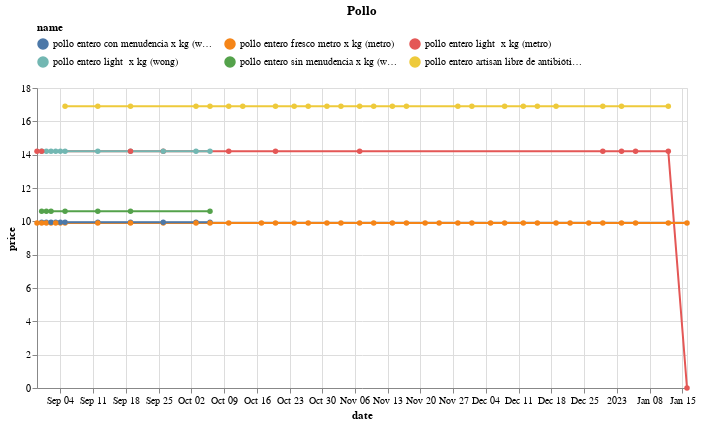

The notebook cell this image was saved under:
### Code cell
(df
 .loc[df.name.isin(names)]
 .pipe(alt.Chart)
 .mark_line(point=True)
 .encode(x='date', y='price', color='name', tooltip=['name','price'])
 .properties(width=650, title='Pollo')
 .configure_legend(orient='top', columns=3)
)

### Figure 1 — Vega-Lite specification as saved in the notebook (floating-point values rounded to 4 significant figures)
{"config": {"view": {"continuousWidth": 400, "continuousHeight": 300}, "legend": {"columns": 3, "orient": "top"}}, "data": {"name": "data-37c2605a4662757e7178608105432ed3"}, "mark": {"type": "line", "point": true}, "encoding": {"color": {"field": "name", "type": "nominal"}, "tooltip": [{"field": "name", "type": "nominal"}, {"field": "price", "type": "quantitative"}], "x": {"field": "date", "type": "temporal"}, "y": {"field": "price", "type": "quantitative"}}, "title": "Pollo", "width": 650, "$schema": "https://vega.github.io/schema/vega-lite/v4.17.0.json", "datasets": {"data-37c2605a4662757e7178608105432ed3": [{"brand": "Genérico", "uri": "https://www.metro.pe/pollo-entero-light-x-kg-227878/p", "name": "pollo entero light  x kg (metro)", "price": 14.2, "category": "https://www.metro.pe/carnes-aves-y-pescados/aves-y-huevos/pollo-entero", "store": "metro", "date": "2022-09-26T00:00:00", "sku": 3846}, {"brand": "Metro", "uri": "https://www.metro.pe/pollo-entero-fresco-metro-x-kg-26334/p", "name": "pollo entero fresco metro x kg (metro)", "price": 9.9, "category": "https://www.metro.pe/carnes-aves-y-pescados/aves-y-huevos/pollo-entero", "store": "metro", "date": "2022-09-26T00:00:00", "sku": 35350}, {"brand": "ARTISAN", "uri": "https://www.plazavea.com.pe/pollo-entero-artisan-libre-de-antibioticos-x-kg/p", "name": "pollo entero artisan libre de antibióticos x kg (plaza_vea)", "price": 16.9, "category": "https://www.plazavea.com.pe/carnes-aves-y-pescados", "store": "plaza_vea", "date": "2022-10-27T00:00:00", "sku": 10171146}, {"brand": "Genérico", "uri": "https://www.wong.pe/pollo-entero-light-x-kg-227878/p", "name": "pollo entero light  x kg (wong)", "price": 14.2, "category": "https://www.wong.pe/carnes-aves-y-pescados/aves-y-huevos/pollo-entero", "store": "wong", "date": "2022-09-26T00:00:00", "sku": 3846}, {"brand": "Genérico", "uri": "https://www.wong.pe/pollo-entero-con-menudencia-x-kg-227460-2/p", "name": "pollo entero con menudencia x kg (wong)", "price": 9.95, "category": "https://www.wong.pe/carnes-aves-y-pescados/aves-y-huevos/pollo-entero", "store": "wong", "date": "2022-09-26T00:00:00", "sku": 3844}, {"brand": "Metro", "uri": "https://www.metro.pe/pollo-entero-fresco-metro-x-kg-26334/p", "name": "pollo entero fresco metro x kg (metro)", "price": 9.9, "category": "https://www.metro.pe/carnes-aves-y-pescados/aves-y-huevos/pollo-entero", "store": "metro", "date": "2022-08-30T00:00:00", "sku": 35350}, {"brand": "Genérico", "uri": "https://www.metro.pe/pollo-entero-light-x-kg-227878/p", "name": "pollo entero light  x kg (metro)", "price": 14.2, "category": "https://www.metro.pe/carnes-aves-y-pescados/aves-y-huevos/pollo-entero", "store": "metro", "date": "2022-08-30T00:00:00", "sku": 3846}, {"brand": "Genérico", "uri": "https://www.wong.pe/pollo-entero-light-x-kg-227878/p", "name": "pollo entero light  x kg (wong)", "price": 14.2, "category": "https://www.wong.pe/carnes-aves-y-pescados/aves-y-huevos/pollo-entero", "store": "wong", "date": "2022-10-06T00:00:00", "sku": 3846}, {"brand": "Genérico", "uri": "https://www.wong.pe/pollo-entero-sin-menudencia-x-kg-227834/p", "name": "pollo entero sin menudencia x kg (wong)", "price": 10.6, "category": "https://www.wong.pe/carnes-aves-y-pescados/aves-y-huevos/pollo-entero", "store": "wong", "date": "2022-10-06T00:00:00", "sku": 3845}, {"brand": "Genérico", "uri": "https://www.wong.pe/pollo-entero-con-menudencia-x-kg-227460-2/p", "name": "pollo entero con menudencia x kg (wong)", "price": 9.95, "category": "https://www.wong.pe/carnes-aves-y-pescados/aves-y-huevos/pollo-entero", "store": "wong", "date": "2022-10-06T00:00:00", "sku": 3844}, {"brand": "Genérico", "uri": "https://www.wong.pe/pollo-entero-light-x-kg-227878/p", "name": "pollo entero light  x kg (wong)", "price": 14.2, "category": "https://www.wong.pe/carnes-aves-y-pescados/aves-y-huevos/pollo-entero", "store": "wong", "date": "2022-09-01T00:00:00", "sku": 3846}, {"brand": "Genérico", "uri": "https://www.wong.pe/pollo-entero-con-menudencia-x-kg-227460-2/p", "name": "pollo entero con menudencia x kg (wong)", "price": 9.95, "category": "https://www.wong.pe/carnes-aves-y-pescados/aves-y-huevos/pollo-entero", "store": "wong", "date": "2022-09-01T00:00:00", "sku": 3844}, {"brand": "Genérico", "uri": "https://www.wong.pe/pollo-entero-sin-menudencia-x-kg-227834/p", "name": "pollo entero sin menudencia x kg (wong)", "price": 10.6, "category": "https://www.wong.pe/carnes-aves-y-pescados/aves-y-huevos/pollo-entero", "store": "wong", "date": "2022-09-01T00:00:00", "sku": 3845}, {"brand": "ARTISAN", "uri": "https://www.plazavea.com.pe/pollo-entero-artisan-libre-de-antibioticos-x-kg/p", "name": "pollo entero artisan libre de antibióticos x kg (plaza_vea)", "price": 16.9, "category": "https://www.plazavea.com.pe/carnes-aves-y-pescados", "store": "plaza_vea", "date": "2022-11-14T00:00:00", "sku": 10171146}, {"brand": "Genérico", "uri": "https://www.wong.pe/pollo-entero-light-x-kg-227878/p", "name": "pollo entero light  x kg (wong)", "price": 14.2, "category": "https://www.wong.pe/carnes-aves-y-pescados/aves-y-huevos/pollo-entero", "store": "wong", "date": "2022-10-03T00:00:00", "sku": 3846}, {"brand": "Genérico", "uri": "https://www.wong.pe/pollo-entero-con-menudencia-x-kg-227460-2/p", "name": "pollo entero con menudencia x kg (wong)", "price": 9.95, "category": "https://www.wong.pe/carnes-aves-y-pescados/aves-y-huevos/pollo-entero", "store": "wong", "date": "2022-10-03T00:00:00", "sku": 3844}, {"brand": "ARTISAN", "uri": "https://www.plazavea.com.pe/pollo-entero-artisan-libre-de-antibioticos-x-kg/p", "name": "pollo entero artisan libre de antibióticos x kg (plaza_vea)", "price": 16.9, "category": "https://www.plazavea.com.pe/carnes-aves-y-pescados", "store": "plaza_vea", "date": "2022-10-13T00:00:00", "sku": 10171146}, {"brand": "Metro", "uri": "https://www.metro.pe/pollo-entero-fresco-metro-x-kg-26334/p", "name": "pollo entero fresco metro x kg (metro)", "price": 9.9, "category": "https://www.metro.pe/carnes-aves-y-pescados/aves-y-huevos/pollo-entero", "store": "metro", "date": "2022-11-24T00:00:00", "sku": 35350}, {"brand": "Metro", "uri": "https://www.metro.pe/pollo-entero-fresco-metro-x-kg-26334/p", "name": "pollo entero fresco metro x kg (metro)", "price": 9.9, "category": "https://www.metro.pe/carnes-aves-y-pescados/aves-y-huevos/pollo-entero", "store": "metro", "date": "2022-10-20T00:00:00", "sku": 35350}, {"brand": "Genérico", "uri": "https://www.metro.pe/pollo-entero-light-x-kg-227878/p", "name": "pollo entero light  x kg (metro)", "price": 14.2, "category": "https://www.metro.pe/carnes-aves-y-pescados/aves-y-huevos/pollo-entero", "store": "metro", "date": "2022-10-20T00:00:00", "sku": 3846}, {"brand": "Genérico", "uri": "https://www.wong.pe/pollo-entero-con-menudencia-x-kg-227460-2/p", "name": "pollo entero con menudencia x kg (wong)", "price": 9.95, "category": "https://www.wong.pe/carnes-aves-y-pescados/aves-y-huevos/pollo-entero", "store": "wong", "date": "2022-08-31T00:00:00", "sku": 3844}, {"brand": "Genérico", "uri": "https://www.wong.pe/pollo-entero-light-x-kg-227878/p", "name": "pollo entero light  x kg (wong)", "price": 14.2, "category": "https://www.wong.pe/carnes-aves-y-pescados/aves-y-huevos/pollo-entero", "store": "wong", "date": "2022-08-31T00:00:00", "sku": 3846}, {"brand": "Genérico", "uri": "https://www.wong.pe/pollo-entero-sin-menudencia-x-kg-227834/p", "name": "pollo entero sin menudencia x kg (wong)", "price": 10.6, "category": "https://www.wong.pe/carnes-aves-y-pescados/aves-y-huevos/pollo-entero", "store": "wong", "date": "2022-08-31T00:00:00", "sku": 3845}, {"brand": "Metro", "uri": "https://www.metro.pe/pollo-entero-fresco-metro-x-kg-26334/p", "name": "pollo entero fresco metro x kg (metro)", "price": 9.9, "category": "https://www.metro.pe/carnes-aves-y-pescados/aves-y-huevos/pollo-entero", "store": "metro", "date": "2022-10-27T00:00:00", "sku": 35350}, {"brand": "Metro", "uri": "https://www.metro.pe/pollo-entero-fresco-metro-x-kg-26334/p", "name": "pollo entero fresco metro x kg (metro)", "price": 9.9, "category": "https://www.metro.pe/carnes-aves-y-pescados/aves-y-huevos/pollo-entero", "store": "metro", "date": "2022-12-08T00:00:00", "sku": 35350}, {"brand": "ARTISAN", "uri": "https://www.plazavea.com.pe/pollo-entero-artisan-libre-de-antibioticos-x-kg/p", "name": "pollo entero artisan libre de antibióticos x kg (plaza_vea)", "price": 16.9, "category": "https://www.plazavea.com.pe/carnes-aves-y-pescados", "store": "plaza_vea", "date": "2022-09-12T00:00:00", "sku": 10171146}, {"brand": "Genérico", "uri": "https://www.metro.pe/pollo-entero-light-x-kg-227878/p", "name": "pollo entero light  x kg (metro)", "price": 14.2, "category": "https://www.metro.pe/carnes-aves-y-pescados/aves-y-huevos/pollo-entero", "store": "metro", "date": "2023-01-12T00:00:00", "sku": 3846}, {"brand": "Metro", "uri": "https://www.metro.pe/pollo-entero-fresco-metro-x-kg-26334/p", "name": "pollo entero fresco metro x kg (metro)", "price": 9.9, "category": "https://www.metro.pe/carnes-aves-y-pescados/aves-y-huevos/pollo-entero", "store": "metro", "date": "2023-01-12T00:00:00", "sku": 35350}, {"brand": "Genérico", "uri": "https://www.wong.pe/pollo-entero-light-x-kg-227878/p", "name": "pollo entero light  x kg (wong)", "price": 14.2, "category": "https://www.wong.pe/carnes-aves-y-pescados/aves-y-huevos/pollo-entero", "store": "wong", "date": "2022-09-12T00:00:00", "sku": 3846}, {"brand": "Genérico", "uri": "https://www.wong.pe/pollo-entero-con-menudencia-x-kg-227460-2/p", "name": "pollo entero con menudencia x kg (wong)", "price": 9.95, "category": "https://www.wong.pe/carnes-aves-y-pescados/aves-y-huevos/pollo-entero", "store": "wong", "date": "2022-09-12T00:00:00", "sku": 3844}, {"brand": "Genérico", "uri": "https://www.wong.pe/pollo-entero-sin-menudencia-x-kg-227834/p", "name": "pollo entero sin menudencia x kg (wong)", "price": 10.6, "category": "https://www.wong.pe/carnes-aves-y-pescados/aves-y-huevos/pollo-entero", "store": "wong", "date": "2022-09-12T00:00:00", "sku": 3845}, {"brand": "ARTISAN", "uri": "https://www.plazavea.com.pe/pollo-entero-artisan-libre-de-antibioticos-x-kg/p", "name": "pollo entero artisan libre de antibióticos x kg (plaza_vea)", "price": 16.9, "category": "https://www.plazavea.com.pe/carnes-aves-y-pescados", "store": "plaza_vea", "date": "2022-10-06T00:00:00", "sku": 10171146}, {"brand": "Genérico", "uri": "https://www.metro.pe/pollo-entero-light-x-kg-227878/p", "name": "pollo entero light  x kg (metro)", "price": 0.0, "category": "https://www.metro.pe/carnes-aves-y-pescados/aves-y-huevos/pollo-entero", "store": "metro", "date": "2023-01-16T00:00:00", "sku": 3846}, {"brand": "Metro", "uri": "https://www.metro.pe/pollo-entero-fresco-metro-x-kg-26334/p", "name": "pollo entero fresco metro x kg (metro)", "price": 9.9, "category": "https://www.metro.pe/carnes-aves-y-pescados/aves-y-huevos/pollo-entero", "store": "metro", "date": "2023-01-16T00:00:00", "sku": 35350}, {"brand": "Genérico", "uri": "https://www.metro.pe/pollo-entero-light-x-kg-227878/p", "name": "pollo entero light  x kg (metro)", "price": 14.2, "category": "https://www.metro.pe/carnes-aves-y-pescados/aves-y-huevos/pollo-entero", "store": "metro", "date": "2023-01-05T00:00:00", "sku": 3846}, {"brand": "Metro", "uri": "https://www.metro.pe/pollo-entero-fresco-metro-x-kg-26334/p", "name": "pollo entero fresco metro x kg (metro)", "price": 9.9, "category": "https://www.metro.pe/carnes-aves-y-pescados/aves-y-huevos/pollo-entero", "store": "metro", "date": "2023-01-05T00:00:00", "sku": 35350}, {"brand": "Metro", "uri": "https://www.metro.pe/pollo-entero-fresco-metro-x-kg-26334/p", "name": "pollo entero fresco metro x kg (metro)", "price": 9.9, "category": "https://www.metro.pe/carnes-aves-y-pescados/aves-y-huevos/pollo-entero", "store": "metro", "date": "2022-11-14T00:00:00", "sku": 35350}, {"brand": "ARTISAN", "uri": "https://www.plazavea.com.pe/pollo-entero-artisan-libre-de-antibioticos-x-kg/p", "name": "pollo entero artisan libre de antibióticos x kg (plaza_vea)", "price": 16.9, "category": "https://www.plazavea.com.pe/carnes-aves-y-pescados", "store": "plaza_vea", "date": "2022-10-10T00:00:00", "sku": 10171146}, {"brand": "Metro", "uri": "https://www.metro.pe/pollo-entero-fresco-metro-x-kg-26334/p", "name": "pollo entero fresco metro x kg (metro)", "price": 9.9, "category": "https://www.metro.pe/carnes-aves-y-pescados/aves-y-huevos/pollo-entero", "store": "metro", "date": "2022-09-04T00:00:00", "sku": 35350}, {"brand": "Metro", "uri": "https://www.metro.pe/pollo-entero-fresco-metro-x-kg-26334/p", "name": "pollo entero fresco metro x kg (metro)", "price": 9.9, "category": "https://www.metro.pe/carnes-aves-y-pescados/aves-y-huevos/pollo-entero", "store": "metro", "date": "2022-12-05T00:00:00", "sku": 35350}, {"brand": "Metro", "uri": "https://www.metro.pe/pollo-entero-fresco-metro-x-kg-26334/p", "name": "pollo entero fresco metro x kg (metro)", "price": 9.9, "category": "https://www.metro.pe/carnes-aves-y-pescados/aves-y-huevos/pollo-entero", "store": "metro", "date": "2022-08-31T00:00:00", "sku": 35350}, {"brand": "Genérico", "uri": "https://www.metro.pe/pollo-entero-light-x-kg-227878/p", "name": "pollo entero light  x kg (metro)", "price": 14.2, "category": "https://www.metro.pe/carnes-aves-y-pescados/aves-y-huevos/pollo-entero", "store": "metro", "date": "2022-08-31T00:00:00", "sku": 3846}, {"brand": "ARTISAN", "uri": "https://www.plazavea.com.pe/pollo-entero-artisan-libre-de-antibioticos-x-kg/p", "name": "pollo entero artisan libre de antibióticos x kg (plaza_vea)", "price": 16.9, "category": "https://www.plazavea.com.pe/carnes-aves-y-pescados", "store": "plaza_vea", "date": "2022-12-01T00:00:00", "sku": 10171146}, {"brand": "ARTISAN", "uri": "https://www.plazavea.com.pe/pollo-entero-artisan-libre-de-antibioticos-x-kg/p", "name": "pollo entero artisan libre de antibióticos x kg (plaza_vea)", "price": 16.9, "category": "https://www.plazavea.com.pe/carnes-aves-y-pescados", "store": "plaza_vea", "date": "2022-12-12T00:00:00", "sku": 10171146}, {"brand": "ARTISAN", "uri": "https://www.plazavea.com.pe/pollo-entero-artisan-libre-de-antibioticos-x-kg/p", "name": "pollo entero artisan libre de antibióticos x kg (plaza_vea)", "price": 16.9, "category": "https://www.plazavea.com.pe/carnes-aves-y-pescados", "store": "plaza_vea", "date": "2022-09-19T00:00:00", "sku": 10171146}, {"brand": "ARTISAN", "uri": "https://www.plazavea.com.pe/pollo-entero-artisan-libre-de-antibioticos-x-kg/p", "name": "pollo entero artisan libre de antibióticos x kg (plaza_vea)", "price": 16.9, "category": "https://www.plazavea.com.pe/carnes-aves-y-pescados", "store": "plaza_vea", "date": "2022-12-29T00:00:00", "sku": 10171146}, {"brand": "Metro", "uri": "https://www.metro.pe/pollo-entero-fresco-metro-x-kg-26334/p", "name": "pollo entero fresco metro x kg (metro)", "price": 9.9, "category": "https://www.metro.pe/carnes-aves-y-pescados/aves-y-huevos/pollo-entero", "store": "metro", "date": "2022-12-26T00:00:00", "sku": 35350}, {"brand": "ARTISAN", "uri": "https://www.plazavea.com.pe/pollo-entero-artisan-libre-de-antibioticos-x-kg/p", "name": "pollo entero artisan libre de antibióticos x kg (plaza_vea)", "price": 16.9, "category": "https://www.plazavea.com.pe/carnes-aves-y-pescados", "store": "plaza_vea", "date": "2023-01-02T00:00:00", "sku": 10171146}, {"brand": "Metro", "uri": "https://www.metro.pe/pollo-entero-fresco-metro-x-kg-26334/p", "name": "pollo entero fresco metro x kg (metro)", "price": 9.9, "category": "https://www.metro.pe/carnes-aves-y-pescados/aves-y-huevos/pollo-entero", "store": "metro", "date": "2022-12-15T00:00:00", "sku": 35350}, {"brand": "Metro", "uri": "https://www.metro.pe/pollo-entero-fresco-metro-x-kg-26334/p", "name": "pollo entero fresco metro x kg (metro)", "price": 9.9, "category": "https://www.metro.pe/carnes-aves-y-pescados/aves-y-huevos/pollo-entero", "store": "metro", "date": "2022-12-22T00:00:00", "sku": 35350}, {"brand": "Metro", "uri": "https://www.metro.pe/pollo-entero-fresco-metro-x-kg-26334/p", "name": "pollo entero fresco metro x kg (metro)", "price": 9.9, "category": "https://www.metro.pe/carnes-aves-y-pescados/aves-y-huevos/pollo-entero", "store": "metro", "date": "2022-09-05T00:00:00", "sku": 35350}, {"brand": "Metro", "uri": "https://www.metro.pe/pollo-entero-fresco-metro-x-kg-26334/p", "name": "pollo entero fresco metro x kg (metro)", "price": 9.9, "category": "https://www.metro.pe/carnes-aves-y-pescados/aves-y-huevos/pollo-entero", "store": "metro", "date": "2022-09-02T00:00:00", "sku": 35350}, {"brand": "ARTISAN", "uri": "https://www.plazavea.com.pe/pollo-entero-artisan-libre-de-antibioticos-x-kg/p", "name": "pollo entero artisan libre de antibióticos x kg (plaza_vea)", "price": 16.9, "category": "https://www.plazavea.com.pe/carnes-aves-y-pescados", "store": "plaza_vea", "date": "2022-12-15T00:00:00", "sku": 10171146}, {"brand": "Metro", "uri": "https://www.metro.pe/pollo-entero-fresco-metro-x-kg-26334/p", "name": "pollo entero fresco metro x kg (metro)", "price": 9.9, "category": "https://www.metro.pe/carnes-aves-y-pescados/aves-y-huevos/pollo-entero", "store": "metro", "date": "2022-10-24T00:00:00", "sku": 35350}, {"brand": "Metro", "uri": "https://www.metro.pe/pollo-entero-fresco-metro-x-kg-26334/p", "name": "pollo entero fresco metro x kg (metro)", "price": 9.9, "category": "https://www.metro.pe/carnes-aves-y-pescados/aves-y-huevos/pollo-entero", "store": "metro", "date": "2022-12-12T00:00:00", "sku": 35350}, {"brand": "Metro", "uri": "https://www.metro.pe/pollo-entero-fresco-metro-x-kg-26334/p", "name": "pollo entero fresco metro x kg (metro)", "price": 9.9, "category": "https://www.metro.pe/carnes-aves-y-pescados/aves-y-huevos/pollo-entero", "store": "metro", "date": "2022-09-12T00:00:00", "sku": 35350}, {"brand": "ARTISAN", "uri": "https://www.plazavea.com.pe/pollo-entero-artisan-libre-de-antibioticos-x-kg/p", "name": "pollo entero artisan libre de antibióticos x kg (plaza_vea)", "price": 16.9, "category": "https://www.plazavea.com.pe/carnes-aves-y-pescados", "store": "plaza_vea", "date": "2022-10-03T00:00:00", "sku": 10171146}, {"brand": "ARTISAN", "uri": "https://www.plazavea.com.pe/pollo-entero-artisan-libre-de-antibioticos-x-kg/p", "name": "pollo entero artisan libre de antibióticos x kg (plaza_vea)", "price": 16.9, "category": "https://www.plazavea.com.pe/carnes-aves-y-pescados", "store": "plaza_vea", "date": "2023-01-12T00:00:00", "sku": 10171146}, {"brand": "Genérico", "uri": "https://www.metro.pe/pollo-entero-light-x-kg-227878/p", "name": "pollo entero light  x kg (metro)", "price": 14.2, "category": "https://www.metro.pe/carnes-aves-y-pescados/aves-y-huevos/pollo-entero", "store": "metro", "date": "2022-12-29T00:00:00", "sku": 3846}, {"brand": "Metro", "uri": "https://www.metro.pe/pollo-entero-fresco-metro-x-kg-26334/p", "name": "pollo entero fresco metro x kg (metro)", "price": 9.9, "category": "https://www.metro.pe/carnes-aves-y-pescados/aves-y-huevos/pollo-entero", "store": "metro", "date": "2022-12-29T00:00:00", "sku": 35350}, {"brand": "Genérico", "uri": "https://www.wong.pe/pollo-entero-light-x-kg-227878/p", "name": "pollo entero light  x kg (wong)", "price": 14.2, "category": "https://www.wong.pe/carnes-aves-y-pescados/aves-y-huevos/pollo-entero", "store": "wong", "date": "2022-09-19T00:00:00", "sku": 3846}, {"brand": "Genérico", "uri": "https://www.wong.pe/pollo-entero-sin-menudencia-x-kg-227834/p", "name": "pollo entero sin menudencia x kg (wong)", "price": 10.6, "category": "https://www.wong.pe/carnes-aves-y-pescados/aves-y-huevos/pollo-entero", "store": "wong", "date": "2022-09-19T00:00:00", "sku": 3845}, {"brand": "Genérico", "uri": "https://www.wong.pe/pollo-entero-con-menudencia-x-kg-227460-2/p", "name": "pollo entero con menudencia x kg (wong)", "price": 9.95, "category": "https://www.wong.pe/carnes-aves-y-pescados/aves-y-huevos/pollo-entero", "store": "wong", "date": "2022-09-19T00:00:00", "sku": 3844}, {"brand": "Metro", "uri": "https://www.metro.pe/pollo-entero-fresco-metro-x-kg-26334/p", "name": "pollo entero fresco metro x kg (metro)", "price": 9.9, "category": "https://www.metro.pe/carnes-aves-y-pescados/aves-y-huevos/pollo-entero", "store": "metro", "date": "2022-11-10T00:00:00", "sku": 35350}, {"brand": "Genérico", "uri": "https://www.metro.pe/pollo-entero-light-x-kg-227878/p", "name": "pollo entero light  x kg (metro)", "price": 14.2, "category": "https://www.metro.pe/carnes-aves-y-pescados/aves-y-huevos/pollo-entero", "store": "metro", "date": "2023-01-02T00:00:00", "sku": 3846}, {"brand": "Metro", "uri": "https://www.metro.pe/pollo-entero-fresco-metro-x-kg-26334/p", "name": "pollo entero fresco metro x kg (metro)", "price": 9.9, "category": "https://www.metro.pe/carnes-aves-y-pescados/aves-y-huevos/pollo-entero", "store": "metro", "date": "2023-01-02T00:00:00", "sku": 35350}, {"brand": "ARTISAN", "uri": "https://www.plazavea.com.pe/pollo-entero-artisan-libre-de-antibioticos-x-kg/p", "name": "pollo entero artisan libre de antibióticos x kg (plaza_vea)", "price": 16.9, "category": "https://www.plazavea.com.pe/carnes-aves-y-pescados", "store": "plaza_vea", "date": "2022-11-10T00:00:00", "sku": 10171146}, {"brand": "Genérico", "uri": "https://www.metro.pe/pollo-entero-light-x-kg-227878/p", "name": "pollo entero light  x kg (metro)", "price": 14.2, "category": "https://www.metro.pe/carnes-aves-y-pescados/aves-y-huevos/pollo-entero", "store": "metro", "date": "2022-11-07T00:00:00", "sku": 3846}, {"brand": "Metro", "uri": "https://www.metro.pe/pollo-entero-fresco-metro-x-kg-26334/p", "name": "pollo entero fresco metro x kg (metro)", "price": 9.9, "category": "https://www.metro.pe/carnes-aves-y-pescados/aves-y-huevos/pollo-entero", "store": "metro", "date": "2022-11-07T00:00:00", "sku": 35350}, {"brand": "Genérico", "uri": "https://www.metro.pe/pollo-entero-light-x-kg-227878/p", "name": "pollo entero light  x kg (metro)", "price": 14.2, "category": "https://www.metro.pe/carnes-aves-y-pescados/aves-y-huevos/pollo-entero", "store": "metro", "date": "2022-10-10T00:00:00", "sku": 3846}, {"brand": "Metro", "uri": "https://www.metro.pe/pollo-entero-fresco-metro-x-kg-26334/p", "name": "pollo entero fresco metro x kg (metro)", "price": 9.9, "category": "https://www.metro.pe/carnes-aves-y-pescados/aves-y-huevos/pollo-entero", "store": "metro", "date": "2022-10-10T00:00:00", "sku": 35350}, {"brand": "Metro", "uri": "https://www.metro.pe/pollo-entero-fresco-metro-x-kg-26334/p", "name": "pollo entero fresco metro x kg (metro)", "price": 9.9, "category": "https://www.metro.pe/carnes-aves-y-pescados/aves-y-huevos/pollo-entero", "store": "metro", "date": "2022-10-06T00:00:00", "sku": 35350}, {"brand": "Metro", "uri": "https://www.metro.pe/pollo-entero-fresco-metro-x-kg-26334/p", "name": "pollo entero fresco metro x kg (metro)", "price": 9.9, "category": "https://www.metro.pe/carnes-aves-y-pescados/aves-y-huevos/pollo-entero", "store": "metro", "date": "2022-09-01T00:00:00", "sku": 35350}, {"brand": "ARTISAN", "uri": "https://www.plazavea.com.pe/pollo-entero-artisan-libre-de-antibioticos-x-kg/p", "name": "pollo entero artisan libre de antibióticos x kg (plaza_vea)", "price": 16.9, "category": "https://www.plazavea.com.pe/carnes-aves-y-pescados", "store": "plaza_vea", "date": "2022-10-31T00:00:00", "sku": 10171146}, {"brand": "Metro", "uri": "https://www.metro.pe/pollo-entero-fresco-metro-x-kg-26334/p", "name": "pollo entero fresco metro x kg (metro)", "price": 9.9, "category": "https://www.metro.pe/carnes-aves-y-pescados/aves-y-huevos/pollo-entero", "store": "metro", "date": "2022-10-03T00:00:00", "sku": 35350}, {"brand": "ARTISAN", "uri": "https://www.plazavea.com.pe/pollo-entero-artisan-libre-de-antibioticos-x-kg/p", "name": "pollo entero artisan libre de antibióticos x kg (plaza_vea)", "price": 16.9, "category": "https://www.plazavea.com.pe/carnes-aves-y-pescados", "store": "plaza_vea", "date": "2022-11-28T00:00:00", "sku": 10171146}, {"brand": "ARTISAN", "uri": "https://www.plazavea.com.pe/pollo-entero-artisan-libre-de-antibioticos-x-kg/p", "name": "pollo entero artisan libre de antibióticos x kg (plaza_vea)", "price": 16.9, "category": "https://www.plazavea.com.pe/carnes-aves-y-pescados", "store": "plaza_vea", "date": "2022-11-17T00:00:00", "sku": 10171146}, {"brand": "Metro", "uri": "https://www.metro.pe/pollo-entero-fresco-metro-x-kg-26334/p", "name": "pollo entero fresco metro x kg (metro)", "price": 9.9, "category": "https://www.metro.pe/carnes-aves-y-pescados/aves-y-huevos/pollo-entero", "store": "metro", "date": "2022-09-19T00:00:00", "sku": 35350}, {"brand": "Genérico", "uri": "https://www.metro.pe/pollo-entero-light-x-kg-227878/p", "name": "pollo entero light  x kg (metro)", "price": 14.2, "category": "https://www.metro.pe/carnes-aves-y-pescados/aves-y-huevos/pollo-entero", "store": "metro", "date": "2022-09-19T00:00:00", "sku": 3846}, {"brand": "Metro", "uri": "https://www.metro.pe/pollo-entero-fresco-metro-x-kg-26334/p", "name": "pollo entero fresco metro x kg (metro)", "price": 9.9, "category": "https://www.metro.pe/carnes-aves-y-pescados/aves-y-huevos/pollo-entero", "store": "metro", "date": "2022-10-31T00:00:00", "sku": 35350}, {"brand": "Metro", "uri": "https://www.metro.pe/pollo-entero-fresco-metro-x-kg-26334/p", "name": "pollo entero fresco metro x kg (metro)", "price": 9.9, "category": "https://www.metro.pe/carnes-aves-y-pescados/aves-y-huevos/pollo-entero", "store": "metro", "date": "2022-12-01T00:00:00", "sku": 35350}, {"brand": "ARTISAN", "uri": "https://www.plazavea.com.pe/pollo-entero-artisan-libre-de-antibioticos-x-kg/p", "name": "pollo entero artisan libre de antibióticos x kg (plaza_vea)", "price": 16.9, "category": "https://www.plazavea.com.pe/carnes-aves-y-pescados", "store": "plaza_vea", "date": "2022-09-05T00:00:00", "sku": 10171146}, {"brand": "Metro", "uri": "https://www.metro.pe/pollo-entero-fresco-metro-x-kg-26334/p", "name": "pollo entero fresco metro x kg (metro)", "price": 9.9, "category": "https://www.metro.pe/carnes-aves-y-pescados/aves-y-huevos/pollo-entero", "store": "metro", "date": "2022-11-28T00:00:00", "sku": 35350}, {"brand": "ARTISAN", "uri": "https://www.plazavea.com.pe/pollo-entero-artisan-libre-de-antibioticos-x-kg/p", "name": "pollo entero artisan libre de antibióticos x kg (plaza_vea)", "price": 16.9, "category": "https://www.plazavea.com.pe/carnes-aves-y-pescados", "store": "plaza_vea", "date": "2022-12-19T00:00:00", "sku": 10171146}, {"brand": "ARTISAN", "uri": "https://www.plazavea.com.pe/pollo-entero-artisan-libre-de-antibioticos-x-kg/p", "name": "pollo entero artisan libre de antibióticos x kg (plaza_vea)", "price": 16.9, "category": "https://www.plazavea.com.pe/carnes-aves-y-pescados", "store": "plaza_vea", "date": "2022-10-20T00:00:00", "sku": 10171146}, {"brand": "Genérico", "uri": "https://www.wong.pe/pollo-entero-light-x-kg-227878/p", "name": "pollo entero light  x kg (wong)", "price": 14.2, "category": "https://www.wong.pe/carnes-aves-y-pescados/aves-y-huevos/pollo-entero", "store": "wong", "date": "2022-09-04T00:00:00", "sku": 3846}, {"brand": "Genérico", "uri": "https://www.wong.pe/pollo-entero-con-menudencia-x-kg-227460-2/p", "name": "pollo entero con menudencia x kg (wong)", "price": 9.95, "category": "https://www.wong.pe/carnes-aves-y-pescados/aves-y-huevos/pollo-entero", "store": "wong", "date": "2022-09-04T00:00:00", "sku": 3844}, {"brand": "Metro", "uri": "https://www.metro.pe/pollo-entero-fresco-metro-x-kg-26334/p", "name": "pollo entero fresco metro x kg (metro)", "price": 9.9, "category": "https://www.metro.pe/carnes-aves-y-pescados/aves-y-huevos/pollo-entero", "store": "metro", "date": "2022-12-19T00:00:00", "sku": 35350}, {"brand": "ARTISAN", "uri": "https://www.plazavea.com.pe/pollo-entero-artisan-libre-de-antibioticos-x-kg/p", "name": "pollo entero artisan libre de antibióticos x kg (plaza_vea)", "price": 16.9, "category": "https://www.plazavea.com.pe/carnes-aves-y-pescados", "store": "plaza_vea", "date": "2022-11-07T00:00:00", "sku": 10171146}, {"brand": "Genérico", "uri": "https://www.wong.pe/pollo-entero-con-menudencia-x-kg-227460-2/p", "name": "pollo entero con menudencia x kg (wong)", "price": 9.95, "category": "https://www.wong.pe/carnes-aves-y-pescados/aves-y-huevos/pollo-entero", "store": "wong", "date": "2022-09-03T00:00:00", "sku": 3844}, {"brand": "Genérico", "uri": "https://www.wong.pe/pollo-entero-light-x-kg-227878/p", "name": "pollo entero light  x kg (wong)", "price": 14.2, "category": "https://www.wong.pe/carnes-aves-y-pescados/aves-y-huevos/pollo-entero", "store": "wong", "date": "2022-09-03T00:00:00", "sku": 3846}, {"brand": "Metro", "uri": "https://www.metro.pe/pollo-entero-fresco-metro-x-kg-26334/p", "name": "pollo entero fresco metro x kg (metro)", "price": 9.9, "category": "https://www.metro.pe/carnes-aves-y-pescados/aves-y-huevos/pollo-entero", "store": "metro", "date": "2022-11-03T00:00:00", "sku": 35350}, {"brand": "Metro", "uri": "https://www.metro.pe/pollo-entero-fresco-metro-x-kg-26334/p", "name": "pollo entero fresco metro x kg (metro)", "price": 9.9, "category": "https://www.metro.pe/carnes-aves-y-pescados/aves-y-huevos/pollo-entero", "store": "metro", "date": "2022-10-17T00:00:00", "sku": 35350}, {"brand": "ARTISAN", "uri": "https://www.plazavea.com.pe/pollo-entero-artisan-libre-de-antibioticos-x-kg/p", "name": "pollo entero artisan libre de antibióticos x kg (plaza_vea)", "price": 16.9, "category": "https://www.plazavea.com.pe/carnes-aves-y-pescados", "store": "plaza_vea", "date": "2022-12-08T00:00:00", "sku": 10171146}, {"brand": "ARTISAN", "uri": "https://www.plazavea.com.pe/pollo-entero-artisan-libre-de-antibioticos-x-kg/p", "name": "pollo entero artisan libre de antibióticos x kg (plaza_vea)", "price": 16.9, "category": "https://www.plazavea.com.pe/carnes-aves-y-pescados", "store": "plaza_vea", "date": "2022-10-24T00:00:00", "sku": 10171146}, {"brand": "Metro", "uri": "https://www.metro.pe/pollo-entero-fresco-metro-x-kg-26334/p", "name": "pollo entero fresco metro x kg (metro)", "price": 9.9, "category": "https://www.metro.pe/carnes-aves-y-pescados/aves-y-huevos/pollo-entero", "store": "metro", "date": "2022-11-21T00:00:00", "sku": 35350}, {"brand": "Genérico", "uri": "https://www.wong.pe/pollo-entero-con-menudencia-x-kg-227460-2/p", "name": "pollo entero con menudencia x kg (wong)", "price": 9.95, "category": "https://www.wong.pe/carnes-aves-y-pescados/aves-y-huevos/pollo-entero", "store": "wong", "date": "2022-09-02T00:00:00", "sku": 3844}, {"brand": "Genérico", "uri": "https://www.wong.pe/pollo-entero-sin-menudencia-x-kg-227834/p", "name": "pollo entero sin menudencia x kg (wong)", "price": 10.6, "category": "https://www.wong.pe/carnes-aves-y-pescados/aves-y-huevos/pollo-entero", "store": "wong", "date": "2022-09-02T00:00:00", "sku": 3845}, {"brand": "Genérico", "uri": "https://www.wong.pe/pollo-entero-light-x-kg-227878/p", "name": "pollo entero light  x kg (wong)", "price": 14.2, "category": "https://www.wong.pe/carnes-aves-y-pescados/aves-y-huevos/pollo-entero", "store": "wong", "date": "2022-09-02T00:00:00", "sku": 3846}, {"brand": "ARTISAN", "uri": "https://www.plazavea.com.pe/pollo-entero-artisan-libre-de-antibioticos-x-kg/p", "name": "pollo entero artisan libre de antibióticos x kg (plaza_vea)", "price": 16.9, "category": "https://www.plazavea.com.pe/carnes-aves-y-pescados", "store": "plaza_vea", "date": "2022-11-03T00:00:00", "sku": 10171146}, {"brand": "Genérico", "uri": "https://www.wong.pe/pollo-entero-con-menudencia-x-kg-227460-2/p", "name": "pollo entero con menudencia x kg (wong)", "price": 9.95, "category": "https://www.wong.pe/carnes-aves-y-pescados/aves-y-huevos/pollo-entero", "store": "wong", "date": "2022-09-05T00:00:00", "sku": 3844}, {"brand": "Genérico", "uri": "https://www.wong.pe/pollo-entero-light-x-kg-227878/p", "name": "pollo entero light  x kg (wong)", "price": 14.2, "category": "https://www.wong.pe/carnes-aves-y-pescados/aves-y-huevos/pollo-entero", "store": "wong", "date": "2022-09-05T00:00:00", "sku": 3846}, {"brand": "Genérico", "uri": "https://www.wong.pe/pollo-entero-sin-menudencia-x-kg-227834/p", "name": "pollo entero sin menudencia x kg (wong)", "price": 10.6, "category": "https://www.wong.pe/carnes-aves-y-pescados/aves-y-huevos/pollo-entero", "store": "wong", "date": "2022-09-05T00:00:00", "sku": 3845}, {"brand": "Metro", "uri": "https://www.metro.pe/pollo-entero-fresco-metro-x-kg-26334/p", "name": "pollo entero fresco metro x kg (metro)", "price": 9.9, "category": "https://www.metro.pe/carnes-aves-y-pescados/aves-y-huevos/pollo-entero", "store": "metro", "date": "2022-11-17T00:00:00", "sku": 35350}, {"brand": "Metro", "uri": "https://www.metro.pe/pollo-entero-fresco-metro-x-kg-26334/p", "name": "pollo entero fresco metro x kg (metro)", "price": 9.9, "category": "https://www.metro.pe/carnes-aves-y-pescados/aves-y-huevos/pollo-entero", "store": "metro", "date": "2022-09-03T00:00:00", "sku": 35350}]}}
